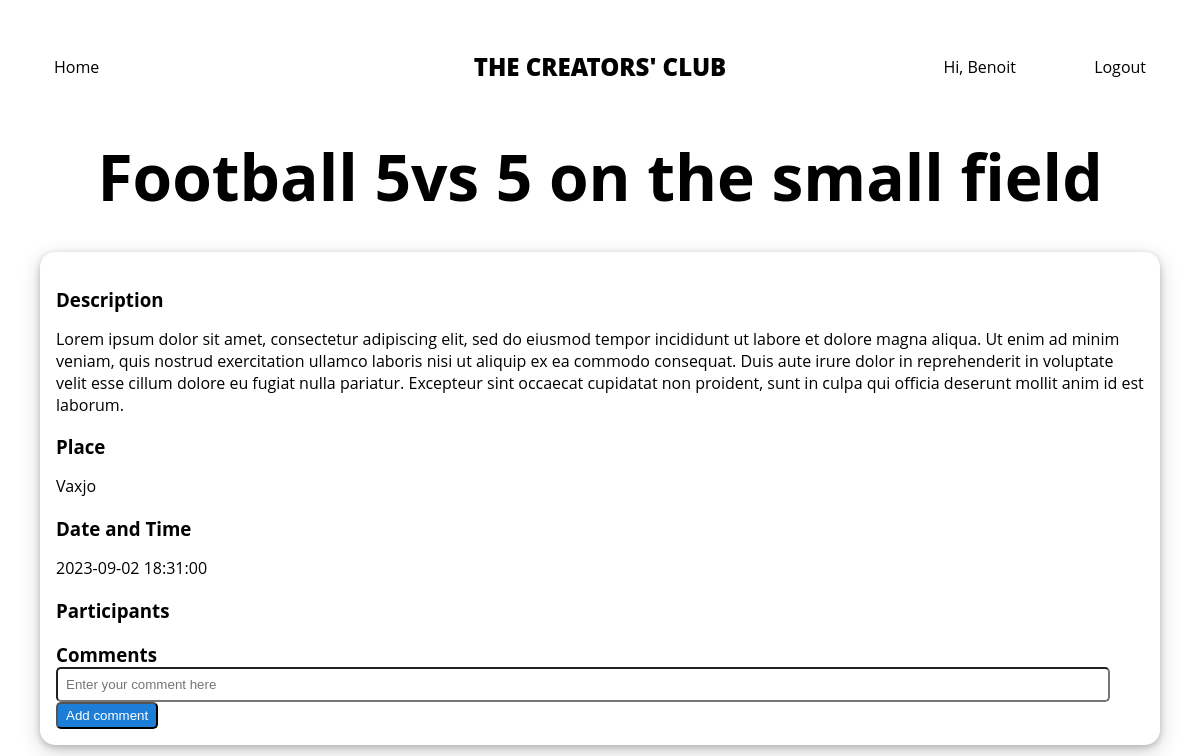
Page /event/1 (signed in) on the earlier database version.
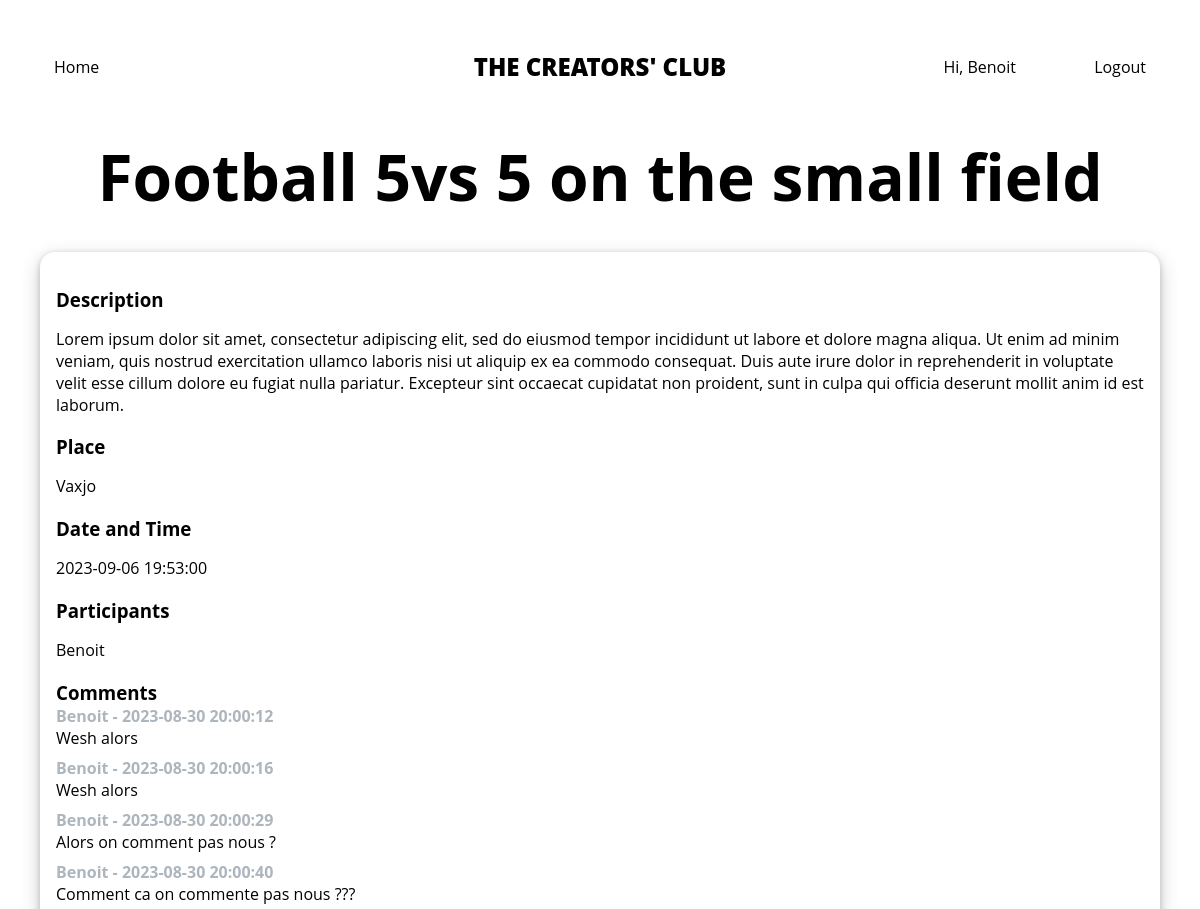
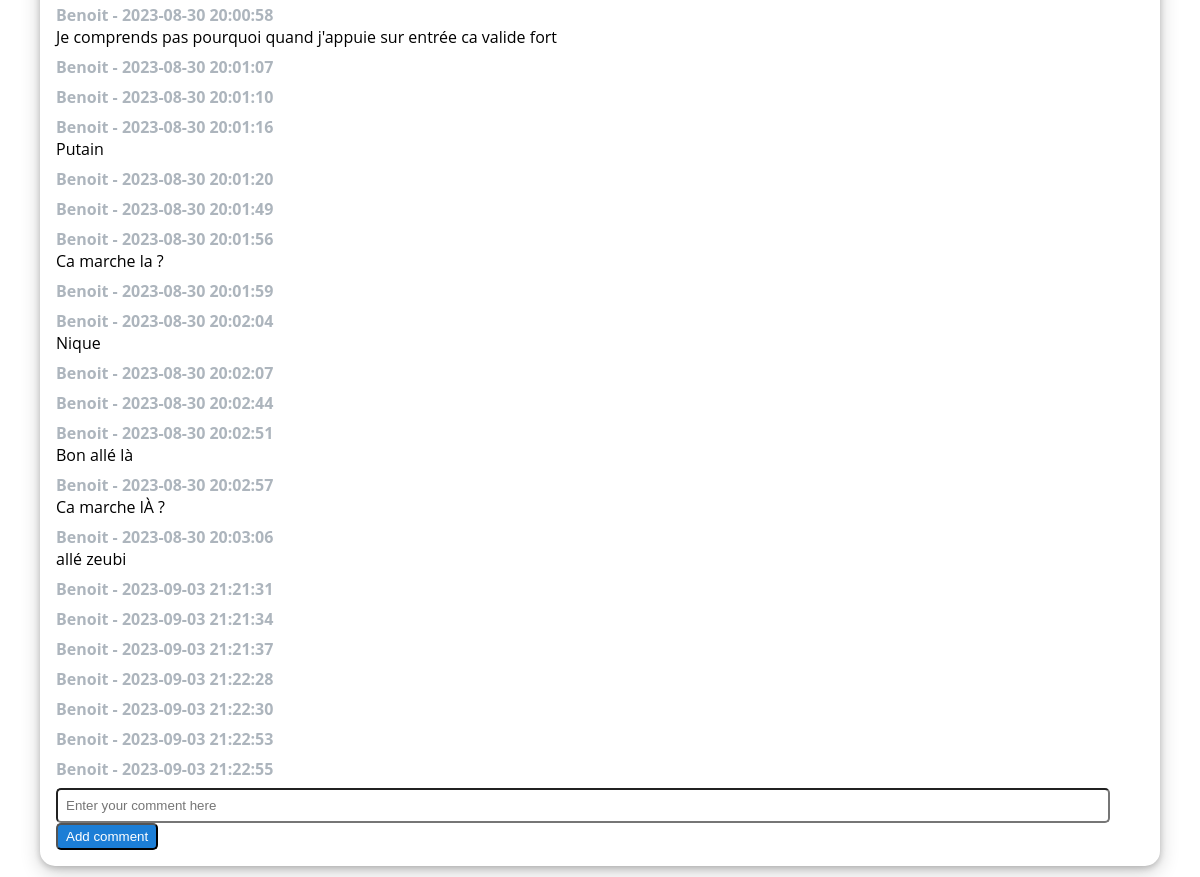
Same page on the later database version (2 pictures, top to bottom).
### website/models.py (models this page shows)
class User(db.Model, UserMixin):
    id = db.Column(db.Integer, primary_key=True)
    email = db.Column(db.String(150), unique=True)
    password = db.Column(db.String(150))
    first_name = db.Column(db.String(150))
    notes = db.relationship('Note')
    events = db.relationship('Events', secondary=user_events, back_populates='participants')
    comments = db.relationship('Comment', backref='user', lazy=True)

class Events(db.Model):
    id = db.Column(db.Integer, primary_key=True)
    name = db.Column(db.String(150), nullable=False)
    description = db.Column(db.String(1000), nullable=True)
    organizer_id = db.Column(db.Integer, db.ForeignKey('user.id'))  # Corrected column name
    date = db.Column(db.DateTime, nullable=False)
    place = db.Column(db.String(150), nullable=False)
    participants = db.relationship('User', secondary=user_events, back_populates='events')
    comments = db.relationship('Comment', backref='event', lazy=True)

class Comment(db.Model):
    id = db.Column(db.Integer, primary_key=True)
    description = db.Column(db.String(1000), nullable=False)
    date = db.Column(db.DateTime, default=func.now(), nullable=False)
    user_id = db.Column(db.Integer, db.ForeignKey('user.id'), nullable=False)
    event_id = db.Column(db.Integer, db.ForeignKey('events.id'), nullable=False)

### website/views.py (the view, shortened to what this page needs)
@views.route("/event/<int:event_id>", methods=['GET', 'POST'])
@login_required
def show_event(event_id):
    event = Events.query.get(event_id)
    comments = Comment.query.filter_by(event_id=event_id).all()
    commentators = {}
    for comment in comments:
        buff_comment = User.query.filter_by(id=comment.user_id).all()
        commentators[comment.user_id] = buff_comment[0].first_name
    print(commentators)
    participants = event.participants
    participant_names = [participant.first_name for participant in participants]
    return render_template("event.html", user=current_user, event=event,
                           participants=participant_names, comments=comments, commentators=commentators)

### website/__init__.py (called while the page is built)
def create_app():
    app = Flask(__name__)
    app.config['SECRET_KEY'] = 'hjshjhdjah kjshkjdhjs'
    app.config['SQLALCHEMY_DATABASE_URI'] = f'sqlite:///{DB_NAME}'
    db.init_app(app)
    from .views import views
    from .auth import auth
    app.register_blueprint(views, url_prefix='/')
    app.register_blueprint(auth, url_prefix='/')
    from .models import User, Note, Events
    with app.app_context():
        db.create_all()
    login_manager = LoginManager()
    login_manager.login_view = 'auth.login'
    login_manager.init_app(app)
    @login_manager.user_loader
    def load_user(id):
        return User.query.get(int(id))
    return app

### website/templates/event.html
{% extends "base.html" %} {% block title %}Home{% endblock %} {% block content
    %}
    <h1 align="center">{{event.name}}</h1>
    <div class="event-page-box">
    <h3>Description</h3>
    <p>{{event.description}}</p>
    <h3>Place</h3>
    <p>{{event.place}}</p>
    <h3>Date and Time</h3>
    <p>{{event.date}}</p>
    <h3>Participants</h3>
    {% for participant in participants%}
    <p>{{participants[0]}}</p>
    {% endfor %}
    <h3>Comments</h3>
    {% for comment in comments %}
        <p class="name-commentators">{{commentators[comment.user_id]}} - {{comment.date.strftime('%Y-%m-%d %H:%M:%S')}} </p>
        <p class="comments"> {{comment.description }} </p>
    {% endfor %}
    <div class="div-comment">
        <form method="POST">
        <input type="textarea" class="comment-area" placeholder="Enter your comment here" name="comment" id="comment"></input>
        <br>
        <button type="submit" class="btn-add-comment" href="/event/{{event.id}}" >Add comment</input>
        </form>
    </div>
    </div>
    {% endblock %}

### website/templates/base.html (shortened to what this page needs)
<!DOCTYPE html>
<html>
  <head>
    <link rel="stylesheet" type="text/css" href="/static/style_custom.css" />
  </head>
  <body>
    <nav class="navbar">
      <div class="navbar-left">
          <a class="choice" id="home" href="/">Home</a>
      </div>
      <div class="navbar-center">
          <div class="menu-center">
            <p class="high_title">THE CREATORS' CLUB</p>
          </div>
      </div>
      <div class="navbar-right">
          <div class="menu-right">
              {% if user.is_authenticated %}
              <a class="hi-class">Hi, {{user.first_name}} </a>
              <a class="choice" id="logout" href="/logout">Logout</a>
              {% else %}
              <a class="choice" id="login" href="/login">Login</a>
              <a class="choice" id="signUp" href="/sign-up">Sign Up</a>
              {% endif %}
          </div>
      </div>
  </nav>
    <div class="container">{% block content %} {% endblock %}</div>
  </body>
</html>

### website/static/style_custom.css (style rules this page uses)
body { font-family: 'Open sans', sans-serif; }
.navbar { display: flex; justify-content: space-between; align-items: center; color: black; padding: 10px 20px; margin: 1em; }
.navbar-left { flex: 1; display: flex; align-items: center; }
.navbar-center { display: flex; align-items: center; }
.navbar-right { flex: 1; text-align: right; }
.menu-center, .menu-right { display: inline-block; }
.choice { margin: 10px; color: black; text-decoration: none; }
.hi-class { padding-right: 64px; }
h1 { font-size: 64px; margin: 0px; }
h3 { margin-bottom: 0px; }
.event-page-box { margin: 2em; padding: 1em; box-shadow: 0 2px 6px 0 rgba(0, 0, 0, 0.2), 0 6px 20px 0 rgba(0, 0, 0, 0.19); border-radius: 15px; }
.comment-area { width: 95%; border-radius: 5px; padding: 8px; }
.div-comment { width: 100%; }
.btn-add-comment { padding: 4px 8px 4px 8px; background-color: #1c7ed6; color: white; cursor: pointer; border-radius: 5px; text-decoration: none; }
.name-commentators { color: #adb5bd; margin: 0px; font-weight: 700; }
.comments { margin-top: 0px; margin-bottom: 8px; }
.high_title { font-size: 24px; font-weight: 900; }

Differences in the rows shown:
now on one of the page's lists (row edited): User: first_name "Benoit"
changed Events "Football 5vs 5 on the small field": date "2023-09-02 18:31:00" → "2023-09-06 19:53:00"
added Comment: {{ commentators[comment.user_id] }} "Benoit", date "2023-08-30 20:00:12", description "Wesh alors"
added Comment: {{ commentators[comment.user_id] }} "Benoit", date "2023-08-30 20:00:16", description "Wesh alors"
added Comment: {{ commentators[comment.user_id] }} "Benoit", date "2023-08-30 20:00:29", description "Alors on comment pas nous ?"
added Comment: {{ commentators[comment.user_id] }} "Benoit", date "2023-08-30 20:00:40", description "Comment ca on commente pas nous ???"
added Comment: {{ commentators[comment.user_id] }} "Benoit", date "2023-08-30 20:00:58", description "Je comprends pas pourquoi quand j'appuie sur entrée ca valide fort"
added Comment: {{ commentators[comment.user_id] }} "Benoit", date "2023-08-30 20:01:07"
added Comment: {{ commentators[comment.user_id] }} "Benoit", date "2023-08-30 20:01:10"
added Comment: {{ commentators[comment.user_id] }} "Benoit", date "2023-08-30 20:01:16", description "Putain"
added Comment: {{ commentators[comment.user_id] }} "Benoit", date "2023-08-30 20:01:20"
added Comment: {{ commentators[comment.user_id] }} "Benoit", date "2023-08-30 20:01:49"
added Comment: {{ commentators[comment.user_id] }} "Benoit", date "2023-08-30 20:01:56", description "Ca marche la ?"
added Comment: {{ commentators[comment.user_id] }} "Benoit", date "2023-08-30 20:01:59"
added Comment: {{ commentators[comment.user_id] }} "Benoit", date "2023-08-30 20:02:04", description "Nique"
added Comment: {{ commentators[comment.user_id] }} "Benoit", date "2023-08-30 20:02:07"
added Comment: {{ commentators[comment.user_id] }} "Benoit", date "2023-08-30 20:02:44"
added Comment: {{ commentators[comment.user_id] }} "Benoit", date "2023-08-30 20:02:51", description "Bon allé là"
added Comment: {{ commentators[comment.user_id] }} "Benoit", date "2023-08-30 20:02:57", description "Ca marche lÀ ?"
added Comment: {{ commentators[comment.user_id] }} "Benoit", date "2023-08-30 20:03:06", description "allé zeubi"
added Comment: {{ commentators[comment.user_id] }} "Benoit", date "2023-09-03 21:21:31"
added Comment: {{ commentators[comment.user_id] }} "Benoit", date "2023-09-03 21:21:34"
added Comment: {{ commentators[comment.user_id] }} "Benoit", date "2023-09-03 21:21:37"
added Comment: {{ commentators[comment.user_id] }} "Benoit", date "2023-09-03 21:22:28"
added Comment: {{ commentators[comment.user_id] }} "Benoit", date "2023-09-03 21:22:30"
added Comment: {{ commentators[comment.user_id] }} "Benoit", date "2023-09-03 21:22:53"
added Comment: {{ commentators[comment.user_id] }} "Benoit", date "2023-09-03 21:22:55"
